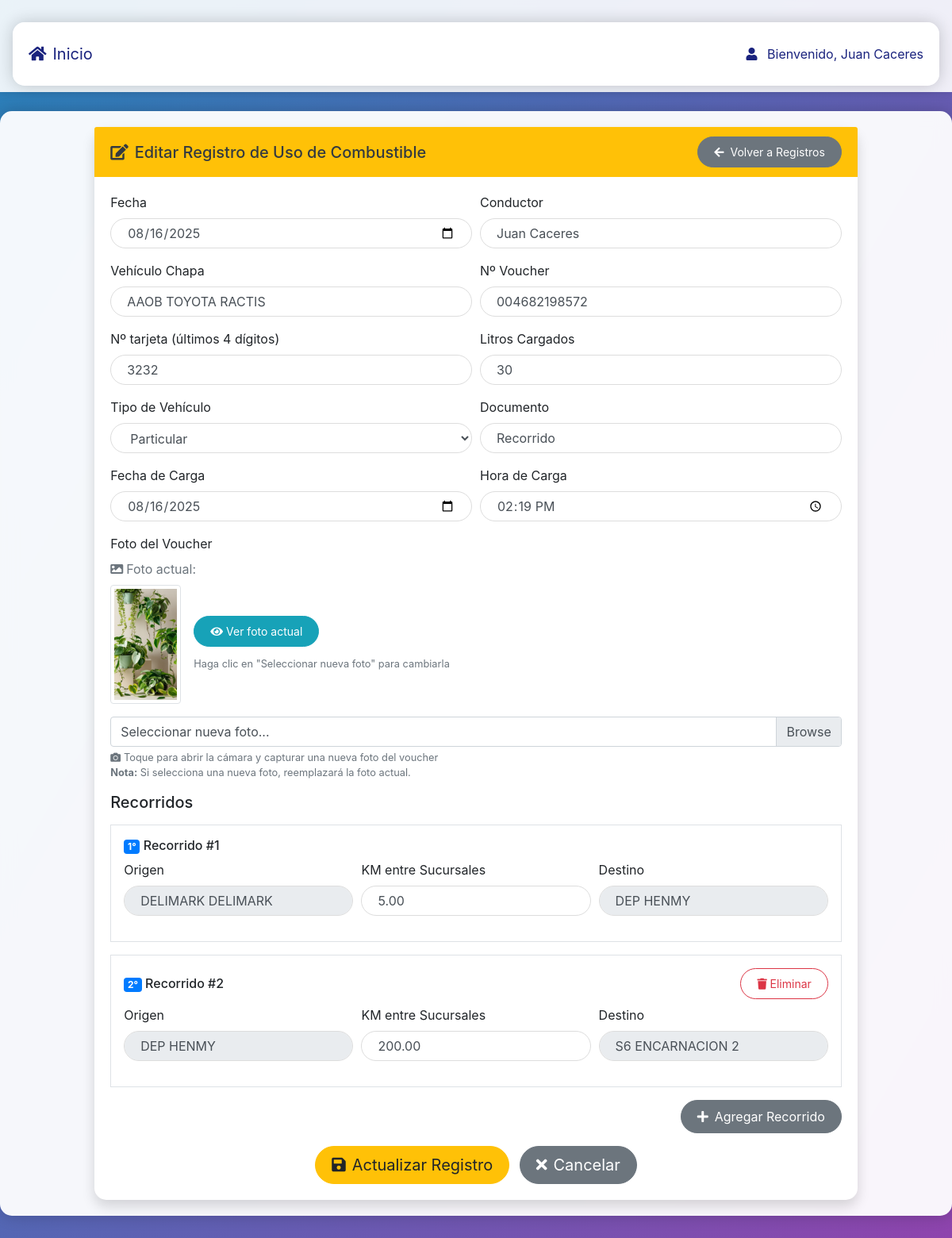
The page /modulos/uso_combustible/editar_registro.php?id=79 (signed in) on the database its author committed.
### tables this page shows
CREATE TABLE `uso_combustible` (
  `id` int NOT NULL,
  `nombre_conductor` varchar(100) DEFAULT NULL,
  `user_id` varchar(100) DEFAULT NULL,
  `usuario_id` varchar(100) NOT NULL,
  `fecha` date NOT NULL,
  `vehiculo` varchar(100) DEFAULT NULL,
  `documento` varchar(100) NOT NULL,
  `numero_baucher` varchar(255) NOT NULL,
  `litros_cargados` int NOT NULL,
  `tipo_vehiculo` varchar(50) NOT NULL,
  `chapa` varchar(100) DEFAULT NULL,
  `observaciones` text,
  `fecha_registro` timestamp NULL DEFAULT CURRENT_TIMESTAMP,
  `fecha_modificacion` timestamp NULL DEFAULT CURRENT_TIMESTAMP ON UPDATE CURRENT_TIMESTAMP,
  `registro_id` varchar(100) DEFAULT NULL,
  `tarjeta` varchar(4) NOT NULL DEFAULT '0000',
  `fecha_carga` date NOT NULL DEFAULT (curdate()),
  `hora_carga` time NOT NULL DEFAULT (curtime()),
  `foto_voucher` longtext,
  `foto_voucher_ruta` varchar(255) DEFAULT NULL,
  `estado_recorrido` enum('abierto','cerrado') NOT NULL DEFAULT 'abierto',
  `fecha_cierre` timestamp NULL DEFAULT NULL,
  `cerrado_por` int DEFAULT NULL,
  `reabierto_por` int DEFAULT NULL,
  `fecha_reapertura` timestamp NULL DEFAULT NULL,
  `motivo_reapertura` text
);

CREATE TABLE `uso_combustible_recorridos` (
  `id` int NOT NULL,
  `uso_combustible_id` int NOT NULL,
  `orden_secuencial` int NOT NULL DEFAULT '1',
  `origen` varchar(100) NOT NULL,
  `destino` varchar(100) NOT NULL,
  `km_sucursales` decimal(10,2) DEFAULT NULL COMMENT 'Kilómetros aproximados entre sucursales',
  `comentarios_sector` text,
  `fecha_registro` timestamp NULL DEFAULT CURRENT_TIMESTAMP,
  `fecha_modificacion` timestamp NULL DEFAULT CURRENT_TIMESTAMP ON UPDATE CURRENT_TIMESTAMP
);

### modulos/uso_combustible/editar_registro.php (the view, shortened to what this page needs)
<?php
$database = new Database();
$db = $database->getConnection();
$registro_id = $_GET['id'];
$query = "SELECT uc.*, ucr.origen, ucr.destino, ucr.km_sucursales, ucr.comentarios_sector
          FROM uso_combustible uc
          LEFT JOIN uso_combustible_recorridos ucr ON uc.id = ucr.uso_combustible_id
          WHERE uc.id = :id";
$stmt = $db->prepare($query);
$stmt->bindParam(':id', $registro_id);
$stmt->execute();
$registros = $stmt->fetchAll(PDO::FETCH_ASSOC);
$registro_principal = $registros[0];
$recorridos = [];
foreach ($registros as $reg) {
    if (!empty($reg['origen']) && !empty($reg['destino'])) {
        $recorridos[] = [
            'origen' => $reg['origen'],
            'destino' => $reg['destino'],
            'km_sucursales' => $reg['km_sucursales'],
            'comentarios_sector' => $reg['comentarios_sector']
        ];
    }
}
?>
<!DOCTYPE html>
<html lang="es">
<head>
    <link rel="stylesheet" href="https://stackpath.bootstrapcdn.com/bootstrap/4.5.2/css/bootstrap.min.css">
    <link rel="stylesheet" href="https://cdnjs.cloudflare.com/ajax/libs/font-awesome/5.15.4/css/all.min.css">
    <link rel="stylesheet" href="../../assets/css/style.css">
</head>
<body>
    <nav class="navbar navbar-expand-lg navbar-dark bg-dark mb-4">
        <div class="container">
            <a class="navbar-brand" href="../../dashboard.php">
                <i class="fas fa-home mr-2"></i>Inicio
            </a>
            <div class="navbar-text text-white">
                <i class="fas fa-user mr-2"></i>
                Bienvenido, <?php echo isset($_SESSION['nombre']) ? htmlspecialchars($_SESSION['nombre']) : 'Usuario'; ?>
            </div>
        </div>
    </nav>
    <div class="container mt-4">
        <div class="row justify-content-center">
            <div class="col-md-10">
                <div class="card shadow">
                    <div class="card-header bg-warning text-dark">
                        <div class="d-flex justify-content-between align-items-center">
                            <h5 class="mb-0">
                                <i class="fas fa-edit mr-2"></i>Editar Registro de Uso de Combustible
                            </h5>
                            <a href="ver_registros.php" class="btn btn-secondary btn-sm">
                                <i class="fas fa-arrow-left mr-2"></i>Volver a Registros
                            </a>
                        </div>
                    </div>
                    <div class="card-body">
                        <form id="formCombustible" method="POST">
                            <div class="form-row">
                                <div class="form-group col-md-6">
                                    <label for="fecha">Fecha</label>
                                    <input type="date" class="form-control" id="fecha" name="fecha" value="<?php echo htmlspecialchars($registro_principal['fecha']); ?>" required>
                                </div>
                                <div class="form-group col-md-6">
                                    <label for="conductor">Conductor</label>
                                    <input type="text" class="form-control" id="conductor" name="conductor" value="<?php echo htmlspecialchars($registro_principal['nombre_conductor']); ?>" required>
                                </div>
                            </div>
                            <div class="form-row">
                                <div class="form-group col-md-6">
                                    <label for="chapa">Vehículo Chapa</label>
                                    <input type="text" class="form-control" id="chapa" name="chapa" value="<?php echo htmlspecialchars($registro_principal['chapa']); ?>" required>
                                </div>
                                <div class="form-group col-md-6">
                                    <label for="numero_voucher">Nº Voucher</label>
                                    <input type="text" class="form-control" id="numero_voucher" name="numero_voucher" value="<?php echo htmlspecialchars($registro_principal['numero_baucher']); ?>" required>
                                </div>
                            </div>
                            <div class="form-row">
                                <div class="form-group col-md-6">
                                    <label for="tarjeta">Nº tarjeta (últimos 4 dígitos)</label>
                                    <input type="text" class="form-control" id="tarjeta" name="tarjeta" maxlength="4" value="<?php echo htmlspecialchars($registro_principal['tarjeta']); ?>">
                                </div>
                                <div class="form-group col-md-6">
                                    <label for="litros_cargados">Litros Cargados</label>
                                    <input type="number" step="0.01" class="form-control" id="litros_cargados" name="litros_cargados" value="<?php echo htmlspecialchars($registro_principal['litros_cargados']); ?>" required>
                                </div>
                            </div>
                            <div class="form-row">
                                <div class="form-group col-md-6">
                                    <label for="tipo_vehiculo">Tipo de Vehículo</label>
                                    <select class="form-control" id="tipo_vehiculo" name="tipo_vehiculo" required>
                                        <option value="particular" <?php echo ($registro_principal['tipo_vehiculo'] === 'particular') ? 'selected' : ''; ?>>Particular</option>
                                    </select>
                                </div>
                                <div class="form-group col-md-6">
                                    <label for="documento">Documento</label>
                                    <input type="text" class="form-control" id="documento" name="documento" value="<?php echo htmlspecialchars($registro_principal['documento']); ?>" required>
                                </div>
                            </div>
                            <div class="form-row">
                                <div class="form-group col-md-6">
                                    <label for="fecha_carga">Fecha de Carga</label>
                                    <input type="date" class="form-control" id="fecha_carga" name="fecha_carga" value="<?php echo htmlspecialchars($registro_principal['fecha_carga']); ?>" required>
                                </div>
                                <div class="form-group col-md-6">
                                    <label for="hora_carga">Hora de Carga</label>
                                    <input type="time" class="form-control" id="hora_carga" name="hora_carga" value="<?php echo htmlspecialchars($registro_principal['hora_carga']); ?>" required>
                                </div>
                            </div>
                            <div class="form-row">
                                <div class="form-group col-md-12">
                                    <label for="foto_voucher">Foto del Voucher</label>
                                    <?php if (!empty($registro_principal['foto_voucher_ruta'])): ?>
                                    <div class="mb-3">
                                        <p class="text-muted mb-2"><i class="fas fa-image mr-1"></i>Foto actual:</p>
                                        <div class="d-flex align-items-center">
                                            <img src="../../img/uso_combustible/vouchers/<?php echo htmlspecialchars($registro_principal['foto_voucher_ruta']); ?>"
                                                 alt="Foto actual del voucher"
                                                 class="img-thumbnail mr-3"
                                                 style="max-width: 150px; max-height: 150px; cursor: pointer;"
                                                 onclick="mostrarFotoActual()">
                                            <div>
                                                <button type="button" class="btn btn-sm btn-info" onclick="mostrarFotoActual()">
                                                    <i class="fas fa-eye mr-1"></i>Ver foto actual
                                                </button>
                                                <p class="text-muted mt-2 mb-0"><small>Haga clic en "Seleccionar nueva foto" para cambiarla</small></p>
                                            </div>
                                        </div>
                                    </div>
                                    <?php else: ?>
                                    <div class="alert alert-info mb-3">
                                        <i class="fas fa-info-circle mr-2"></i>Este registro no tiene foto del voucher. Puede agregar una nueva.
                                    </div>
                                    <?php endif; ?>
                                    <div class="custom-file">
                                        <label class="custom-file-label" for="foto_voucher">
                                            <?php echo !empty($registro_principal['foto_voucher_ruta']) ? 'Seleccionar nueva foto...' : 'Tomar foto del voucher...'; ?>
                                        </label>
                                    </div>
                                    <small class="form-text text-muted">
                                        <i class="fas fa-camera mr-1"></i>Toque para abrir la cámara y capturar una nueva foto del voucher
                                        <?php if (!empty($registro_principal['foto_voucher_ruta'])): ?>
                                        <br><strong>Nota:</strong> Si selecciona una nueva foto, reemplazará la foto actual.
                                        <?php endif; ?>
                                    </small>
                                </div>
                            </div>
                            <h5 class="mb-3">Recorridos</h5>
                            <div id="recorridos-container">
                                <?php foreach ($recorridos as $index => $recorrido): ?>
                                <div class="recorrido-item border p-3 mb-3">
                                    <div class="d-flex justify-content-between align-items-center mb-2">
                                        <h6 class="mb-0">
                                            <span class="badge badge-primary recorrido-numero"><?php echo $index + 1; ?>°</span>
                                            Recorrido #<span class="numero-recorrido"><?php echo $index + 1; ?></span>
                                        </h6>
                                        <?php if ($index > 0): ?>
                                        <button type="button" class="btn btn-sm btn-outline-danger eliminar-recorrido" onclick="eliminarRecorrido(this)">
                                            <i class="fas fa-trash"></i> Eliminar
                                        </button>
                                        <?php endif; ?>
                                    </div>
                                    <div class="form-row">
                                        <div class="form-group col-md-4">
                                            <label>Origen</label>
                                            <div class="searchable-select">
                                                <input type="text" class="form-control searchable-input"
                                                       placeholder="Click para seleccionar origen..."
                                                       data-target="origen_<?php echo $index; ?>"
                                                       autocomplete="off" readonly
                                                       value="<?php echo htmlspecialchars($recorrido['origen']); ?>">
                                            </div>
                                        </div>
                                        <div class="form-group col-md-4">
                                            <label>KM entre Sucursales</label>
                                            <input type="number" class="form-control" name="km_sucursales[]"
                                                   placeholder="Ingrese KM aproximados"
                                                   min="0" step="0.1" required
                                                   value="<?php echo htmlspecialchars($recorrido['km_sucursales'] ?? ''); ?>">
                                        </div>
                                        <div class="form-group col-md-4">
                                            <label>Destino</label>
                                            <div class="searchable-select">
                                                <input type="text" class="form-control searchable-input"
                                                       placeholder="Click para seleccionar destino..."
                                                       data-target="destino_<?php echo $index; ?>"
                                                       autocomplete="off" readonly
                                                       value="<?php echo htmlspecialchars($recorrido['destino']); ?>">
                                            </div>
                                        </div>
                                    </div>
                                </div>
                                <?php endforeach; ?>
                            </div>
                            <div class="text-right mb-3">
                                <button type="button" class="btn btn-secondary" onclick="agregarRecorrido()">
                                    <i class="fas fa-plus mr-2"></i>Agregar Recorrido
                                </button>
                            </div>
                            <div class="text-center">
                                <button type="submit" class="btn btn-warning btn-lg" id="submitBtn">
                                    <i class="fas fa-save mr-2"></i>Actualizar Registro
                                </button>
                                <a href="ver_registros.php" class="btn btn-secondary btn-lg ml-2">
                                    <i class="fas fa-times mr-2"></i>Cancelar
                                </a>
                            </div>
                        </form>
                    </div>
                </div>
            </div>
        </div>
    </div>
</body>
</html>

### rows shown on the page
uso_combustible: fecha "08/16/2025", conductor "Juan Caceres", chapa "AAOB TOYOTA RACTIS", numero_voucher "004682198572", tarjeta "3232", litros_cargados "30", tipo_vehiculo "Particular", documento "Recorrido", fecha_carga "08/16/2025", hora_carga "14:19:00", foto_voucher_ruta (picture)
uso_combustible_recorridos: origen "DELIMARK DELIMARK", km_sucursales "5.00", destino "DEP HENMY"
uso_combustible_recorridos: shows "Eliminar", origen "DEP HENMY", km_sucursales "200.00", destino "S6 ENCARNACION 2"

### other values the page prints
$_SESSION['nombre'] "Juan Caceres"
